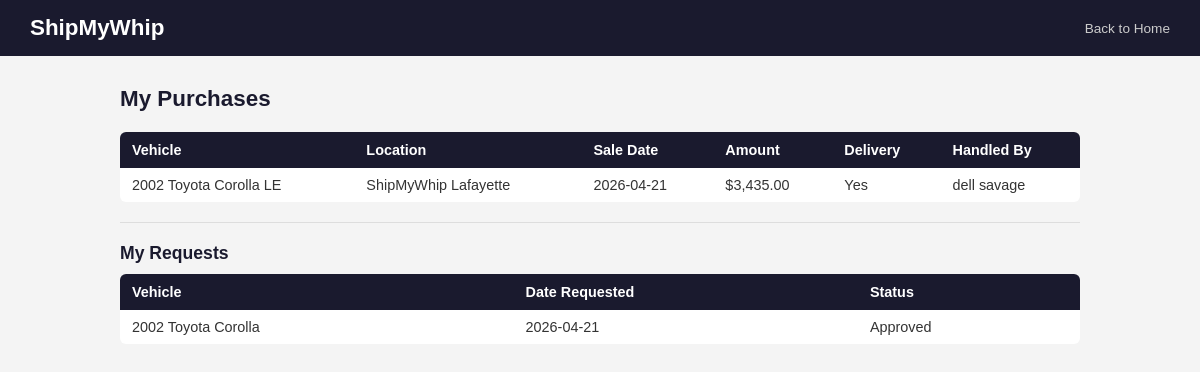
The page /pages/my_purchases.php (signed in) on the database its author committed.
### tables this page shows
CREATE TABLE `sale` (
  `sale_id` int(11) NOT NULL,
  `customer_id` int(11) DEFAULT NULL,
  `vehicle_id` int(11) DEFAULT NULL,
  `employee_id` int(11) DEFAULT NULL,
  `location_id` int(11) DEFAULT NULL,
  `sale_date` date DEFAULT NULL,
  `sale_amount` decimal(10,0) DEFAULT NULL,
  `delivery_used` tinyint(1) DEFAULT NULL
);

CREATE TABLE `vehicle` (
  `vehicle_id` int(11) NOT NULL,
  `make` varchar(255) DEFAULT NULL,
  `model` varchar(255) DEFAULT NULL,
  `trim` varchar(255) DEFAULT NULL,
  `year` int(11) DEFAULT NULL,
  `mileage` int(11) DEFAULT NULL,
  `price` decimal(10,0) DEFAULT NULL,
  `type` varchar(255) DEFAULT NULL,
  `status` varchar(255) DEFAULT NULL,
  `deliver` tinyint(1) DEFAULT NULL,
  `location_id` int(11) DEFAULT NULL
);

CREATE TABLE `location` (
  `location_id` int(11) NOT NULL,
  `name` varchar(255) DEFAULT NULL,
  `address` varchar(255) DEFAULT NULL,
  `city` varchar(255) DEFAULT NULL,
  `state` varchar(255) DEFAULT NULL
);

CREATE TABLE `employee` (
  `employee_id` int(11) NOT NULL,
  `first_name` varchar(255) DEFAULT NULL,
  `last_name` varchar(255) DEFAULT NULL,
  `gender` char(1) DEFAULT NULL,
  `username` varchar(255) DEFAULT NULL,
  `password` varchar(255) DEFAULT NULL,
  `location_id` int(11) DEFAULT NULL,
  `role_id` int(11) DEFAULT NULL
);

CREATE TABLE `request` (
  `request_id` int(11) NOT NULL,
  `vehicle_id` int(11) NOT NULL,
  `customer_id` int(11) NOT NULL,
  `employee_id` int(11) DEFAULT NULL,
  `status` varchar(20) DEFAULT 'pending',
  `request_date` date NOT NULL
);

### pages/my_purchases.php (the view, shortened to what this page needs)
<?php
require '../config/database.php';
$stmt = $pdo->prepare("SELECT customer_id FROM CUSTOMER WHERE username = ?");
$stmt->execute([$_SESSION['user']]);
$customer = $stmt->fetch();
$customer_id = $customer['customer_id'];
$stmt = $pdo->prepare("
    SELECT s.*, v.make, v.model, v.year, v.trim,
           e.first_name AS emp_first, e.last_name AS emp_last,
           l.name AS location_name
    FROM SALE s
    JOIN VEHICLE v ON s.vehicle_id = v.vehicle_id
    JOIN EMPLOYEE e ON s.employee_id = e.employee_id
    JOIN LOCATION l ON s.location_id = l.location_id
    WHERE s.customer_id = ?
    ORDER BY s.sale_date DESC
");
$stmt->execute([$customer_id]);
$purchases = $stmt->fetchAll();
$stmt = $pdo->prepare("
    SELECT r.*, v.make, v.model, v.year
    FROM REQUEST r
    JOIN VEHICLE v ON r.vehicle_id = v.vehicle_id
    WHERE r.customer_id = ?
    ORDER BY r.request_date DESC
");
$stmt->execute([$customer_id]);
$requests = $stmt->fetchAll();
?>
<!DOCTYPE html>
<html>
<head>
  <link rel="stylesheet" href="../style.css">
</head>
<body>
<header><h1>ShipMyWhip</h1><a href="../index.php">Back to Home</a></header>
<div class="container">
  <h2>My Purchases</h2>
  <?php if (count($purchases) === 0): ?>
    <p style="color:#888;">You have no purchases yet.</p>
  <?php else: ?>
  <table>
    <tr>
      <th>Vehicle</th>
      <th>Location</th>
      <th>Sale Date</th>
      <th>Amount</th>
      <th>Delivery</th>
      <th>Handled By</th>
    </tr>
    <?php foreach ($purchases as $p): ?>
    <tr>
      <td><?php echo $p['year'].' '.$p['make'].' '.$p['model'].' '.$p['trim']; ?></td>
      <td><?php echo $p['location_name']; ?></td>
      <td><?php echo $p['sale_date']; ?></td>
      <td>$<?php echo number_format($p['sale_amount'], 2); ?></td>
      <td><?php echo $p['delivery_used'] ? 'Yes' : 'No'; ?></td>
      <td><?php echo $p['emp_first'].' '.$p['emp_last']; ?></td>
    </tr>
    <?php endforeach; ?>
  </table>
  <?php endif; ?>
  <hr>
  <h3>My Requests</h3>
  <?php if (count($requests) === 0): ?>
    <p style="color:#888;">You have no pending requests.</p>
  <?php else: ?>
  <table>
    <tr>
      <th>Vehicle</th>
      <th>Date Requested</th>
      <th>Status</th>
    </tr>
    <?php foreach ($requests as $r): ?>
    <tr>
      <td><?php echo $r['year'].' '.$r['make'].' '.$r['model']; ?></td>
      <td><?php echo $r['request_date']; ?></td>
      <td><?php echo ucfirst($r['status']); ?></td>
    </tr>
    <?php endforeach; ?>
  </table>
  <?php endif; ?>
</div>
</body>
</html>

### style.css (style rules this page uses)
* { box-sizing: border-box; margin: 0; padding: 0; }
body { font-family: Arial, sans-serif; background: #f4f4f4; color: #333; }
header { background: #1a1a2e; color: white; padding: 15px 30px; display: flex; align-items: center; justify-content: space-between; }
header h1 { font-size: 1.4rem; }
header a { color: #ccc; text-decoration: none; font-size: 0.85rem; }
.container { max-width: 1000px; margin: 30px auto; padding: 0 20px; }
h2 { margin-bottom: 20px; font-size: 1.4rem; color: #1a1a2e; }
h3 { margin: 20px 0 10px; font-size: 1.1rem; color: #1a1a2e; }
table { width: 100%; border-collapse: collapse; background: white; border-radius: 6px; overflow: hidden; font-size: 0.9rem; }
table th { background: #1a1a2e; color: white; padding: 10px 12px; text-align: left; }
table td { padding: 9px 12px; border-bottom: 1px solid #eee; }
table tr:last-child td { border-bottom: none; }
hr { border: none; border-top: 1px solid #ddd; margin: 20px 0; }

### rows shown on the page
sale: vehicle.year "2002", vehicle.make "Toyota", vehicle.model "Corolla", vehicle.trim "LE", location.name "ShipMyWhip Lafayette", sale_date "2026-04-21", sale_amount "3,435.00", delivery_used "Yes", employee.first_name "dell", employee.last_name "savage"
request: vehicle.year "2002", vehicle.make "Toyota", vehicle.model "Corolla", request_date "2026-04-21", status "Approved"
